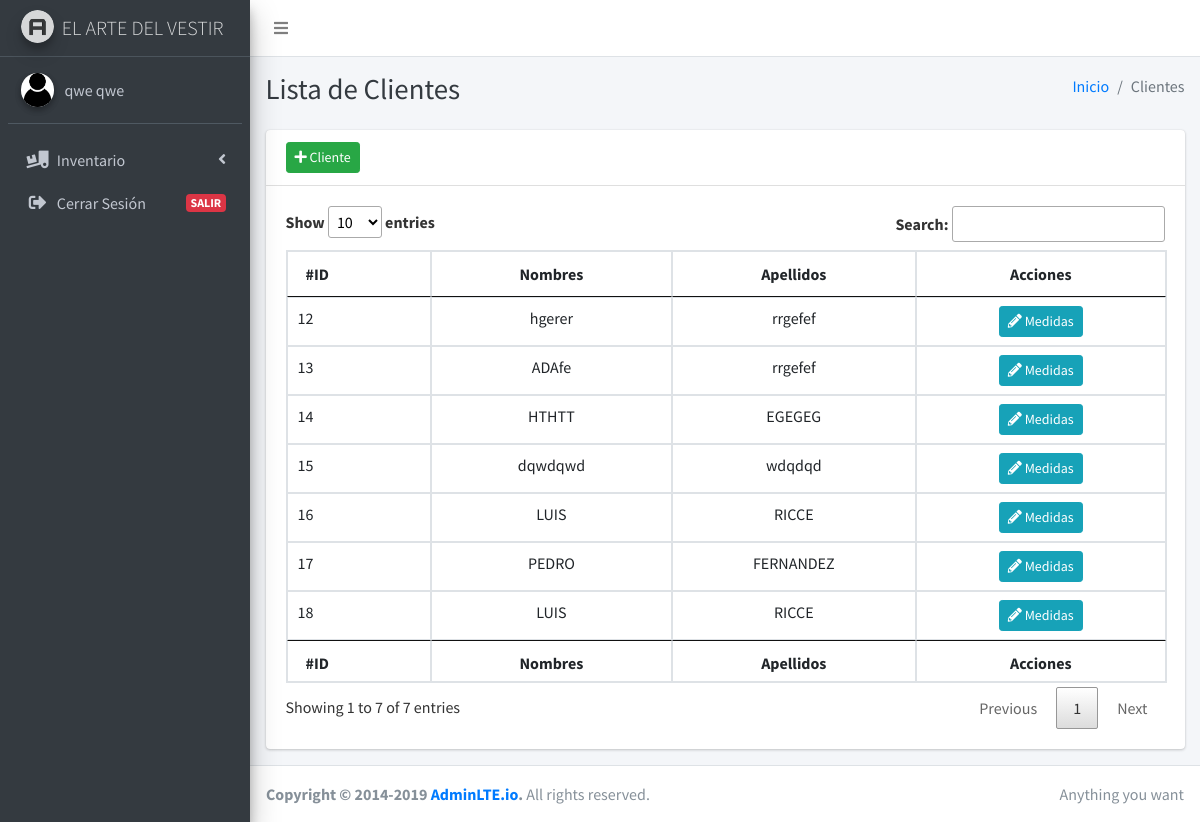
The page /pages/cliente.php (signed in) on the database its author committed.
### tables this page shows
CREATE TABLE `cliente` (
  `idcliente` int(11) NOT NULL,
  `nombre` varchar(100) NOT NULL,
  `apellido` varchar(100) NOT NULL
);

### modelo/conexion.php (called while the page is built, shortened)
<?php
class Conexion{
	private $conexion;
	function __construct(){
		$this->conexion = mysqli_connect("localhost","user","password","bd");
		$this->conexion->set_charset("utf8");
	}
	public function query($sql){
		return mysqli_query($this->conexion,$sql);
	}
}
?>

### control/method.php (the view, shortened to what this page needs)
<?php
require_once "../modelo/conexion.php";
function listarCliente(){
	$con = new Conexion();
	$sql = "SELECT * FROM cliente";
	$stm = $con->query($sql);
	while ( $row = mysqli_fetch_array($stm)){
		?>
		<tr>
		    <td><?php echo $row[0]?></td>
		    <td class="text-center"><?php echo $row[1]?></td>
		    <td class="text-center"><?php echo $row[2]?></td>
		    <td class="text-center">
                <a class="btn btn-info btn-sm" href="medida.php?id=<?php echo $row[0]?>">
                    <i class="fas fa-pencil-alt"></i>
                      Medidas
                </a>
		    </td>
		</tr>
		<?php
	}
}
		?>

### pages/cliente.php (shortened to what this page needs)
<?php
if ( isset($_SESSION["usuario"]) ){
	$n = $_SESSION["nombre"];
	$c = $_SESSION["cargo"];
	$t = "Clientes";
	?>
	<!DOCTYPE html>
	<html lang="es">
	<head><meta charset="gb18030">
	  <link rel="stylesheet" href="../plugins/fontawesome-free/css/all.min.css">
	  <link rel="stylesheet" href="../dist/css/adminlte.min.css">
	  <link rel="stylesheet" href="../plugins/datatables/datatables.css" >
	</head>
	<body class="hold-transition sidebar-mini">
	<div class="wrapper">
	  <nav class="main-header navbar navbar-expand navbar-white navbar-light">
	    <ul class="navbar-nav">
	      <li class="nav-item">
	        <a class="nav-link" data-widget="pushmenu" href="#" role="button"><i class="fas fa-bars"></i></a>
	      </li>
	    </ul>
	  </nav>
	  <aside class="main-sidebar sidebar-dark-primary elevation-4">
	    <a href="index.php" class="brand-link">
	      <img src="../dist/img/AdminLTELogo.png" alt="AdminLTE Logo" class="brand-image img-circle elevation-3"
	           style="opacity: .8">
	      <span class="brand-text font-weight-light">EL ARTE DEL VESTIR</span>
	    </a>
	    <div class="sidebar">
	      <div class="user-panel mt-3 pb-3 mb-3 d-flex">
	        <div class="image">
	          <img src="../dist/img/usuario.png" class="img-circle elevation-2" alt="User Image">
	        </div>
	        <div class="info">
	          <a href="#" class="d-block"><?php echo $n?></a>
	        </div>
	      </div>
	    <nav class="mt-2">
	        <ul class="nav nav-pills nav-sidebar flex-column" data-widget="treeview" role="menu" data-accordion="false">
	        <?php if ( $c == 2 || $c == 4 ) { ?>
	          <li class="nav-item has-treeview">
	            <a href="#" class="nav-link">
	              <i class="nav-icon fas fa-truck-loading"></i>
	              <p>
	                Inventario
	                <i class="right fas fa-angle-left"></i>
	              </p>
	            </a>
	          </li>
	         <?php } ?>
	          <li class="nav-item">
	            <a href="../control/logout.php" class="nav-link">
	              <i class="nav-icon fas fa-sign-out-alt"></i>
	              <p>
	                Cerrar Sesión
	                <span class="right badge badge-danger">SALIR</span>
	              </p>
	            </a>
	          </li>
	        </ul>
	      </nav>
	    </div>
	  </aside>
	  <div class="content-wrapper">
	    <div class="content-header">
	      <div class="container-fluid">
	        <div class="row mb-2">
	          <div class="col-sm-6">
	            <h1 class="m-0 text-dark">Lista de Clientes</h1>
	          </div>
	          <div class="col-sm-6">
	            <ol class="breadcrumb float-sm-right">
	              <li class="breadcrumb-item"><a href="index.php">Inicio</a></li>
	              <li class="breadcrumb-item active"><?php echo $t ?></li>
	            </ol>
	          </div>
	        </div>
	      </div>
	    </div>
	    <div class="content">
	      <div class="container-fluid">
	        <div class="row">
	          <div class="col-lg-12">
	            <div class="card">
	              <div class="card-header">
	                  <?php if ( $c != 3) { ?>
	                <button type="button" class="btn btn-success btn-sm" data-toggle="modal" data-target="#modal-cliente">
	                  <i class="fas fa-plus"></i>
	                     Cliente
	                </button>
	                <?php }?>
	              </div>
	              <div class="card-body">
	              	<table id="tbcliente" class="table table-bordered table-hover">
	                  <thead>
		                  <tr>
		                    <th>#ID</th>
		                    <th class="text-center">Nombres</th>
		                    <th class="text-center">Apellidos</th>
		                    <th class="text-center">Acciones</th>
		                  </tr>
	                  </thead>
	                  <tbody>
	                  	<?php
	                  	include_once "../control/method.php";
	                  	listarCliente();
	                  	?>
	                  </tbody>
	                  <tfoot>
		                  <tr>
		                    <th>#ID</th>
		                    <th class="text-center">Nombres</th>
		                    <th class="text-center">Apellidos</th>
		                    <th class="text-center">Acciones</th>
		                  </tr>
	                  </tfoot>
                	</table>
	              </div>
	            </div>
	          </div>
	        </div>
	      </div>
	    </div>
	  </div>
	  <footer class="main-footer">
	    <div class="float-right d-none d-sm-inline">
	      Anything you want
	    </div>
	    <strong>Copyright &copy; 2014-2019 <a href="https://adminlte.io">AdminLTE.io</a>.</strong> All rights reserved.
	  </footer>
	</div>
	</body>
	</html>
	<?php
}else{
	header('Location: ../index.php');
}
?>

### rows shown on the page
cliente: idcliente "12", nombre "hgerer", apellido "rrgefef"
cliente: idcliente "13", nombre "ADAfe", apellido "rrgefef"
cliente: idcliente "14", nombre "HTHTT", apellido "EGEGEG"
cliente: idcliente "15", nombre "dqwdqwd", apellido "wdqdqd"
cliente: idcliente "16", nombre "LUIS", apellido "RICCE"
cliente: idcliente "17", nombre "PEDRO", apellido "FERNANDEZ"
cliente: idcliente "18", nombre "LUIS", apellido "RICCE"

### other values the page prints
$n "qwe qwe"
$t "Clientes"
